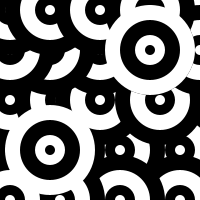
Frame 1 (no input)
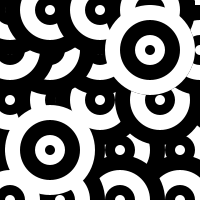
Frame 60 (the mouse pressed at the canvas centre just before this capture)
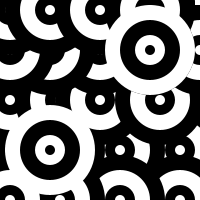
Frame 120 (the mouse held since frame 60 and released just before this capture)

The Processing sketch that drew these frames (run headless with seeded random() and noise(); from frame 60 on, the mouse is pressed at the canvas centre):

// Processing sketch: processing_72461
// ── processing_72461.pde

void setup(){
  noStroke();
  background(255,255,255);
  size(200, 200);
  
  
}

void draw(){
  
  
   fill(0,0,0);
  ellipse(180,150,90,90);
  fill(255,255,255);
  ellipse(180,150,60,60);
  fill(0,0,0);
  ellipse(180,150,30,30);
  fill(255,255,255);
  ellipse(180,150,10,10);
  
  fill(0,0,0);
  ellipse(120,150,90,90);
  fill(255,255,255);
  ellipse(120,150,60,60);
  fill(0,0,0);
  ellipse(120,150,30,30);
  fill(255,255,255);
  ellipse(120,150,10,10);
  
  fill(0,0,0);
  ellipse(60,150,90,90);
  fill(255,255,255);
  ellipse(60,150,60,60);
  fill(0,0,0);
  ellipse(60,150,30,30);
  fill(255,255,255);
  ellipse(60,150,10,10);
  
  fill(0,0,0);
  ellipse(10,150,90,90);
  fill(255,255,255);
  ellipse(10,150,60,60);
  fill(0,0,0);
  ellipse(10,150,30,30);
  fill(255,255,255);
  ellipse(10,150,10,10);
  
  
   fill(0,0,0);
  ellipse(180,200,90,90);
  fill(255,255,255);
  ellipse(180,200,60,60);
  fill(0,0,0);
  ellipse(180,200,30,30);
  fill(255,255,255);
  ellipse(180,200,10,10);
  
  fill(0,0,0);
  ellipse(120,200,90,90);
  fill(255,255,255);
  ellipse(120,200,60,60);
  fill(0,0,0);
  ellipse(120,200,30,30);
  fill(255,255,255);
  ellipse(120,200,10,10);
  
  fill(0,0,0);
  ellipse(60,200,90,90);
  fill(255,255,255);
  ellipse(60,200,60,60);
  fill(0,0,0);
  ellipse(60,200,30,30);
  fill(255,255,255);
  ellipse(60,200,10,10);
  
  fill(0,0,0);
  ellipse(10,200,90,90);
  fill(255,255,255);
  ellipse(10,200,60,60);
  fill(0,0,0);
  ellipse(10,200,30,30);
  fill(255,255,255);
  ellipse(10,200,10,10);
  
  
   fill(0,0,0);
  ellipse(180,250,90,90);
  fill(255,255,255);
  ellipse(180,250,60,60);
  fill(0,0,0);
  ellipse(180,250,30,30);
  fill(255,255,255);
  ellipse(180,250,10,10);
  
  fill(0,0,0);
  ellipse(120,250,90,90);
  fill(255,255,255);
  ellipse(120,250,60,60);
  fill(0,0,0);
  ellipse(120,250,30,30);
  fill(255,255,255);
  ellipse(120,250,10,10);
  
  fill(0,0,0);
  ellipse(60,250,90,90);
  fill(255,255,255);
  ellipse(60,250,60,60);
  fill(0,0,0);
  ellipse(60,250,30,30);
  fill(255,255,255);
  ellipse(60,250,10,10);
  
  fill(0,0,0);
  ellipse(10,250,90,90);
  fill(255,255,255);
  ellipse(10,250,60,60);
  fill(0,0,0);
  ellipse(10,250,30,30);
  fill(255,255,255);
  ellipse(10,250,10,10);
  
  fill(0,0,0);
  ellipse(10,100,90,90);
  fill(255,255,255);
  ellipse(10,100,60,60);
  fill(0,0,0);
  ellipse(10,100,30,30);
  fill(255,255,255);
  ellipse(10,100,10,10);
  
  fill(0,0,0);
  ellipse(60,100,90,90);
  fill(255,255,255);
  ellipse(60,100,60,60);
  fill(0,0,0);
  ellipse(60,100,30,30);
  fill(255,255,255);
  ellipse(60,100,10,10);
  
   fill(0,0,0);
  ellipse(100,100,90,90);
  fill(255,255,255);
  ellipse(100,100,60,60);
  fill(0,0,0);
  ellipse(100,100,30,30);
  fill(255,255,255);
  ellipse(100,100,10,10);
  
  fill(0,0,0);
  ellipse(160,100,90,90);
  fill(255,255,255);
  ellipse(160,100,60,60);
  fill(0,0,0);
  ellipse(160,100,30,30);
  fill(255,255,255);
  ellipse(160,100,10,10);
  
  fill(0,0,0);
  ellipse(200,50,90,90);
  fill(255,255,255);
  ellipse(200,50,60,60);
  fill(0,0,0);
  ellipse(200,50,30,30);
  fill(255,255,255);
  ellipse(200,50,10,10);
  
   fill(0,0,0);
  ellipse(150,50,90,90);
  fill(255,255,255);
  ellipse(150,50,60,60);
  fill(0,0,0);
  ellipse(150,50,30,30);
  fill(255,255,255);
  ellipse(150,50,10,10);
  
  fill(0,0,0);
  ellipse(100,50,90,90);
  fill(255,255,255);
  ellipse(100,50,60,60);
  fill(0,0,0);
  ellipse(100,50,30,30);
  fill(255,255,255);
  ellipse(100,50,10,10);
  
  fill(0,0,0);
  ellipse(50,50,90,90);
  fill(255,255,255);
  ellipse(50,50,60,60);
  fill(0,0,0);
  ellipse(50,50,30,30);
  fill(255,255,255);
  ellipse(50,50,10,10);
  
  fill(0,0,0);
  ellipse(10,50,90,90);
  fill(255,255,255);
  ellipse(10,50,60,60);
  fill(0,0,0);
  ellipse(10,50,30,30);
  fill(255,255,255);
  ellipse(10,50,10,10);
  
  fill(0,0,0);
  ellipse(10,10,90,90);
  fill(255,255,255);
  ellipse(10,10,60,60);
  fill(0,0,0);
  ellipse(10,10,30,30);
  fill(255,255,255);
  ellipse(10,10,10,10);
  
  fill(0,0,0);
  ellipse(50,10,90,90);
  fill(255,255,255);
  ellipse(50,10,60,60);
  fill(0,0,0);
  ellipse(50,10,30,30);
  fill(255,255,255);
  ellipse(50,10,10,10);
  
  fill(0,0,0);
  ellipse(100,10,90,90);
  fill(255,255,255);
  ellipse(100,10,60,60);
  fill(0,0,0);
  ellipse(100,10,30,30);
  fill(255,255,255);
  ellipse(100,10,10,10);
  
  fill(0,0,0);
  ellipse(150,10,90,90);
  fill(255,255,255);
  ellipse(150,10,60,60);
  fill(0,0,0);
  ellipse(150,10,30,30);
  fill(255,255,255);
  ellipse(150,10,10,10);
  

  
  fill(255,255,255);
  ellipse(150,50,90,90);
  fill(0,0,0);
  ellipse(150,50,60,60);
  fill(255,255,255);
  ellipse(150,50,30,30);
  fill(0,0,0);
  ellipse(150,50,10,10);
  
  
  fill(255,255,255);
  ellipse(50,150,90,90);
  fill(0,0,0);
  ellipse(50,150,60,60);
  fill(255,255,255);
  ellipse(50,150,30,30);
  fill(0,0,0);
  ellipse(50,150,10,10);
  
  
 
}
